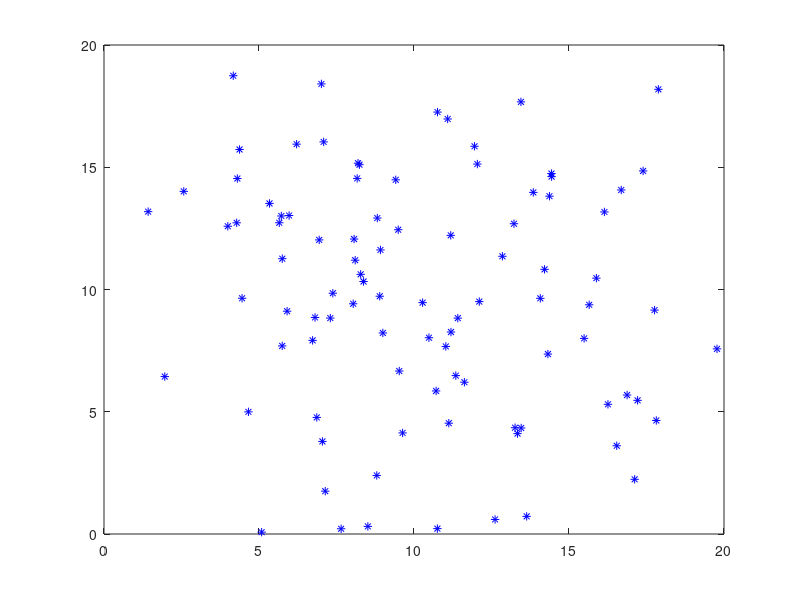

Write the MATLAB code that produced this figure.
clear;
side_length=20;
region=[0 side_length 0 side_length];
device_num=100;
dimension=2;
sensor=normrnd(side_length/2,side_length/4,100,dimension);
% point_in=zeros(100,2);
point_in_index=0;
sensor=sensor(:,1:2);   
for index=1:100
    if sensor(index,1)>0&&sensor(index,1)<20
        if sensor(index,2)>0&&sensor(index,2)<20
              point_in_index=point_in_index+1;
            point_in(point_in_index,:)=sensor(index,:);
          
        end
    end
end
point_in=point_in(1:point_in_index,:);
% p=load('.\parameter_data\gaussion_point.mat');
save('.\parameter_data\gaussion_point.mat','point_in');
axis([0 50 0 50],'square');
plot(point_in(:,1),point_in(:,2),'*b');





%%5













